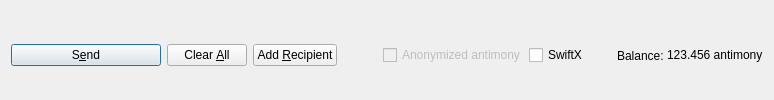
         <widget class="QFrame" name="frame_Send">
          <layout class="QHBoxLayout" name="horizontalLayout">
           <property name="bottomMargin">
            <number>0</number>
           </property>
           <item>
            <widget class="QPushButton" name="sendButton">
             <property name="minimumSize">
              <size>
               <width>150</width>
               <height>0</height>
              </size>
             </property>
             <property name="toolTip">
              <string>Confirm the send action</string>
             </property>
             <property name="text">
              <string>S&amp;end</string>
             </property>
             <property name="icon">
              <iconset resource="../antimony.qrc">
               <normaloff>:/icons/send</normaloff>:/icons/send</iconset>
             </property>
             <property name="autoDefault">
              <bool>false</bool>
             </property>
             <property name="default">
              <bool>true</bool>
             </property>
            </widget>
           </item>
           <item>
            <widget class="QPushButton" name="clearButton">
             <property name="sizePolicy">
              <sizepolicy hsizetype="Minimum" vsizetype="Fixed">
               <horstretch>0</horstretch>
               <verstretch>0</verstretch>
              </sizepolicy>
             </property>
             <property name="toolTip">
              <string>Clear all fields of the form.</string>
             </property>
             <property name="text">
              <string>Clear &amp;All</string>
             </property>
             <property name="icon">
              <iconset resource="../antimony.qrc">
               <normaloff>:/icons/remove</normaloff>:/icons/remove</iconset>
             </property>
             <property name="autoDefault">
              <bool>false</bool>
             </property>
            </widget>
           </item>
           <item>
            <widget class="QPushButton" name="addButton">
             <property name="toolTip">
              <string>Send to multiple recipients at once</string>
             </property>
             <property name="text">
              <string>Add &amp;Recipient</string>
             </property>
             <property name="icon">
              <iconset resource="../antimony.qrc">
               <normaloff>:/icons/add</normaloff>:/icons/add</iconset>
             </property>
             <property name="autoDefault">
              <bool>false</bool>
             </property>
            </widget>
           </item>
           <item>
            <spacer name="horizontalSpacer">
             <property name="orientation">
              <enum>Qt::Horizontal</enum>
             </property>
             <property name="sizeHint" stdset="0">
              <size>
               <width>40</width>
               <height>20</height>
              </size>
             </property>
            </spacer>
           </item>
           <item>
            <layout class="QHBoxLayout" name="horizontalLayout_2">
             <property name="spacing">
              <number>3</number>
             </property>
             <item>
              <widget class="QCheckBox" name="checkzECA">
               <property name="enabled">
                <bool>false</bool>
               </property>
               <property name="text">
                <string>Anonymized antimony</string>
               </property>
              </widget>
             </item>
             <item>
              <widget class="QCheckBox" name="checkSwiftTX">
               <property name="enabled">
                <bool>true</bool>
               </property>
               <property name="minimumSize">
                <size>
                 <width>85</width>
                 <height>0</height>
                </size>
               </property>
               <property name="text">
                <string>SwiftX</string>
               </property>
              </widget>
             </item>
             <item>
              <widget class="QLabel" name="label">
               <property name="text">
                <string>Balance:</string>
               </property>
              </widget>
             </item>
             <item>
              <widget class="QLabel" name="labelBalance">
               <property name="sizePolicy">
                <sizepolicy hsizetype="Preferred" vsizetype="Fixed">
                 <horstretch>0</horstretch>
                 <verstretch>0</verstretch>
                </sizepolicy>
               </property>
               <property name="cursor">
                <cursorShape>IBeamCursor</cursorShape>
               </property>
               <property name="text">
                <string notr="true">123.456 antimony</string>
               </property>
               <property name="textInteractionFlags">
                <set>Qt::LinksAccessibleByMouse|Qt::TextSelectableByKeyboard|Qt::TextSelectableByMouse</set>
               </property>
              </widget>
             </item>
            </layout>
           </item>
          </layout>
         </widget>
